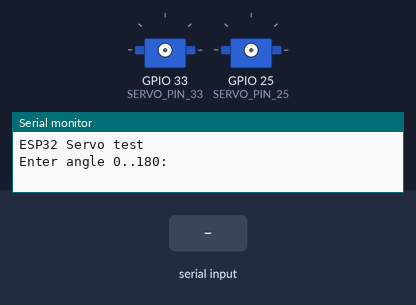
This sketch was run on a simulated ESP32. Shown: 2 × servo, the last lines printed to the serial monitor. The test bench sets the inputs (shaded band).

Above: at 1.7 s.
1.8 s: "90,45\n" received over Serial
3.3 s: "30,150\n" received over Serial
At 4.2 s:
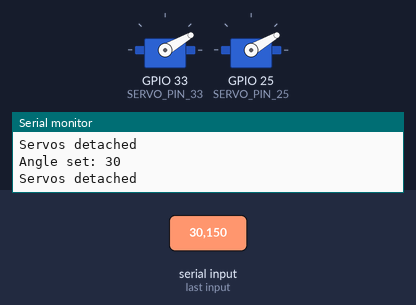
4.8 s: "5\n" received over Serial
At 5.3 s:
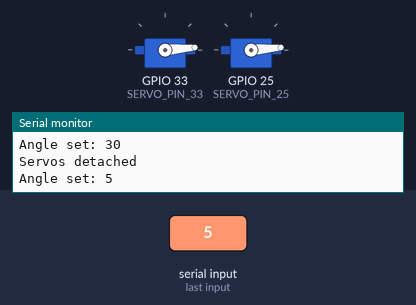
6.3 s: "200\n" received over Serial
At 7.5 s:
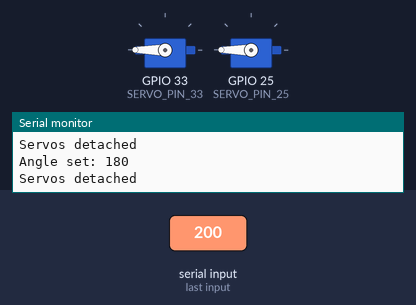
7.8 s: "90\n" received over Serial
At 8.9 s:
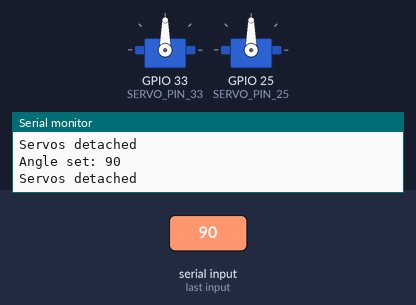
Timing chart, 0 to 10.3 s (numbered marks = the images above; inputs shaded):
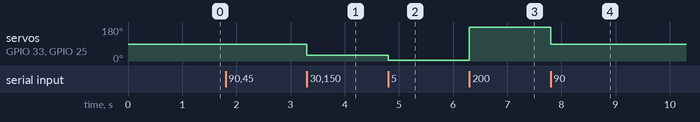

Measured:
- after the input at 3.3 s, servo on GPIO 33 (SERVO_PIN_33), servo on GPIO 25 (SERVO_PIN_25): 90° → 30° at once
- after the input at 4.8 s, servo on GPIO 33 (SERVO_PIN_33), servo on GPIO 25 (SERVO_PIN_25): 30° → 5° at once
- after the input at 6.3 s, servo on GPIO 33 (SERVO_PIN_33), servo on GPIO 25 (SERVO_PIN_25): 5° → 180° at once
- after the input at 7.8 s, servo on GPIO 33 (SERVO_PIN_33), servo on GPIO 25 (SERVO_PIN_25): 180° → 90° at once

The sketch:

004_servoTest.ino
```cpp
#include <Arduino.h>
#include <ESP32Servo.h>

Servo servo33;
Servo servo25;

const int SERVO_PIN_33 = 33;
const int SERVO_PIN_25 = 25;

const int MIN_US = 500;
const int MAX_US = 2500;

unsigned long lastCommandTime = 0;
bool servosAttached = false;

void attachServos() {
  if (!servosAttached) {
    servo33.attach(SERVO_PIN_33, MIN_US, MAX_US);
    servo25.attach(SERVO_PIN_25, MIN_US, MAX_US);
    servosAttached = true;
  }
}

void detachServos() {
  if (servosAttached) {
    servo33.detach();
    servo25.detach();
    servosAttached = false;
    Serial.println("Servos detached");
  }
}

void setup() {
  Serial.begin(115200);
  delay(500);

  Serial.println("ESP32 Servo test");
  Serial.println("Enter angle 0..180:");
}

void loop() {
  if (Serial.available()) {
    int angle = Serial.parseInt();

    while (Serial.available()) {
      Serial.read();
    }

    angle = constrain(angle, 0, 180);

    attachServos();

    servo33.write(angle);
    servo25.write(angle);

    lastCommandTime = millis();

    Serial.print("Angle set: ");
    Serial.println(angle);
  }

  if (servosAttached && millis() - lastCommandTime >= 500) {
    detachServos();
  }
}
```
